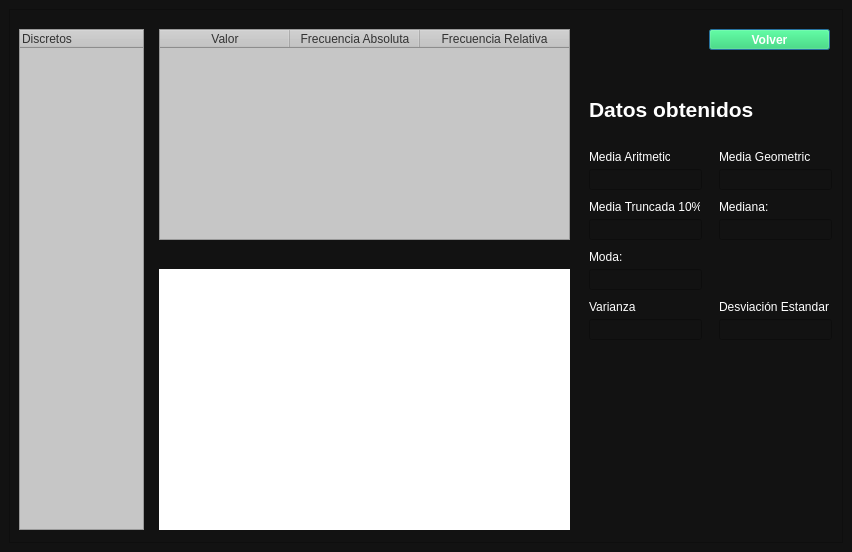
<?xml version="1.0" encoding="UTF-8"?>
<ui version="4.0">
 <class>Principal</class>
 <widget class="QMainWindow" name="Principal">
  <property name="enabled">
   <bool>true</bool>
  </property>
  <property name="geometry">
   <rect>
    <x>0</x>
    <y>0</y>
    <width>852</width>
    <height>552</height>
   </rect>
  </property>
  <property name="windowTitle">
   <string>Probabilidad_Estaditica</string>
  </property>
  <property name="styleSheet">
   <string notr="true">background-color: rgba(18,18,18,1);</string>
  </property>
  <widget class="QWidget" name="centralwidget">
   <layout class="QHBoxLayout" name="horizontalLayout">
    <item>
     <widget class="QFrame" name="frame">
      <property name="enabled">
       <bool>true</bool>
      </property>
      <property name="font">
       <font>
        <kerning>false</kerning>
       </font>
      </property>
      <property name="styleSheet">
       <string notr="true">background-color: rgba(18,18,18,1);
</string>
      </property>
      <property name="frameShape">
       <enum>QFrame::StyledPanel</enum>
      </property>
      <property name="frameShadow">
       <enum>QFrame::Raised</enum>
      </property>
      <widget class="QLabel" name="label_4">
       <property name="geometry">
        <rect>
         <x>710</x>
         <y>190</y>
         <width>91</width>
         <height>16</height>
        </rect>
       </property>
       <property name="styleSheet">
        <string notr="true">color: rgb(255, 255, 255);</string>
       </property>
       <property name="text">
        <string>Mediana:</string>
       </property>
      </widget>
      <widget class="QLineEdit" name="textDesviacion">
       <property name="enabled">
        <bool>false</bool>
       </property>
       <property name="geometry">
        <rect>
         <x>710</x>
         <y>310</y>
         <width>113</width>
         <height>21</height>
        </rect>
       </property>
       <property name="styleSheet">
        <string notr="true">color: rgb(255, 255, 255);</string>
       </property>
      </widget>
      <widget class="QLineEdit" name="textVarianza">
       <property name="enabled">
        <bool>false</bool>
       </property>
       <property name="geometry">
        <rect>
         <x>580</x>
         <y>310</y>
         <width>113</width>
         <height>21</height>
        </rect>
       </property>
       <property name="styleSheet">
        <string notr="true">color: rgb(255, 255, 255);</string>
       </property>
      </widget>
      <widget class="QLabel" name="label_3">
       <property name="geometry">
        <rect>
         <x>580</x>
         <y>190</y>
         <width>111</width>
         <height>16</height>
        </rect>
       </property>
       <property name="styleSheet">
        <string notr="true">color: rgb(255, 255, 255);</string>
       </property>
       <property name="text">
        <string>Media Truncada 10%:</string>
       </property>
      </widget>
      <widget class="QLineEdit" name="TextMediaArtimetica">
       <property name="enabled">
        <bool>false</bool>
       </property>
       <property name="geometry">
        <rect>
         <x>580</x>
         <y>160</y>
         <width>113</width>
         <height>21</height>
        </rect>
       </property>
       <property name="styleSheet">
        <string notr="true">color: rgb(255, 255, 255);</string>
       </property>
      </widget>
      <widget class="QLabel" name="label_5">
       <property name="geometry">
        <rect>
         <x>580</x>
         <y>240</y>
         <width>91</width>
         <height>16</height>
        </rect>
       </property>
       <property name="styleSheet">
        <string notr="true">color: rgb(255, 255, 255);</string>
       </property>
       <property name="text">
        <string>Moda:</string>
       </property>
      </widget>
      <widget class="QLabel" name="label_6">
       <property name="geometry">
        <rect>
         <x>580</x>
         <y>290</y>
         <width>111</width>
         <height>16</height>
        </rect>
       </property>
       <property name="styleSheet">
        <string notr="true">color: rgb(255, 255, 255);</string>
       </property>
       <property name="text">
        <string>Varianza</string>
       </property>
      </widget>
      <widget class="QLineEdit" name="TextMediaTruncada">
       <property name="enabled">
        <bool>false</bool>
       </property>
       <property name="geometry">
        <rect>
         <x>580</x>
         <y>210</y>
         <width>113</width>
         <height>21</height>
        </rect>
       </property>
       <property name="styleSheet">
        <string notr="true">
color: rgb(255, 255, 255);</string>
       </property>
      </widget>
      <widget class="QLabel" name="label_8">
       <property name="geometry">
        <rect>
         <x>710</x>
         <y>290</y>
         <width>121</width>
         <height>16</height>
        </rect>
       </property>
       <property name="styleSheet">
        <string notr="true">color: rgb(255, 255, 255);</string>
       </property>
       <property name="text">
        <string>Desviación Estandar</string>
       </property>
      </widget>
      <widget class="QLabel" name="label_2">
       <property name="geometry">
        <rect>
         <x>710</x>
         <y>140</y>
         <width>91</width>
         <height>16</height>
        </rect>
       </property>
       <property name="styleSheet">
        <string notr="true">color: rgb(255, 255, 255);</string>
       </property>
       <property name="text">
        <string>Media Geometrica:</string>
       </property>
      </widget>
      <widget class="QLabel" name="label">
       <property name="geometry">
        <rect>
         <x>580</x>
         <y>140</y>
         <width>81</width>
         <height>16</height>
        </rect>
       </property>
       <property name="styleSheet">
        <string notr="true">color: rgb(255, 255, 255);</string>
       </property>
       <property name="text">
        <string>Media Aritmetica:</string>
       </property>
      </widget>
      <widget class="QLineEdit" name="TextMediaGeometrica">
       <property name="enabled">
        <bool>false</bool>
       </property>
       <property name="geometry">
        <rect>
         <x>710</x>
         <y>160</y>
         <width>113</width>
         <height>21</height>
        </rect>
       </property>
       <property name="styleSheet">
        <string notr="true">color: rgb(255, 255, 255);</string>
       </property>
      </widget>
      <widget class="QLineEdit" name="TextMediana">
       <property name="enabled">
        <bool>false</bool>
       </property>
       <property name="geometry">
        <rect>
         <x>710</x>
         <y>210</y>
         <width>113</width>
         <height>21</height>
        </rect>
       </property>
       <property name="styleSheet">
        <string notr="true">color: rgb(255, 255, 255);</string>
       </property>
      </widget>
      <widget class="QLineEdit" name="TextModa">
       <property name="enabled">
        <bool>false</bool>
       </property>
       <property name="geometry">
        <rect>
         <x>580</x>
         <y>260</y>
         <width>113</width>
         <height>21</height>
        </rect>
       </property>
       <property name="styleSheet">
        <string notr="true">color: rgb(255, 255, 255);</string>
       </property>
      </widget>
      <widget class="QTableWidget" name="tableDiscretas">
       <property name="geometry">
        <rect>
         <x>10</x>
         <y>20</y>
         <width>125</width>
         <height>501</height>
        </rect>
       </property>
       <property name="styleSheet">
        <string notr="true">background-color: rgb(198, 198, 198);
color: rgb(50, 50, 50);</string>
       </property>
       <property name="verticalScrollBarPolicy">
        <enum>Qt::ScrollBarAsNeeded</enum>
       </property>
       <property name="horizontalScrollBarPolicy">
        <enum>Qt::ScrollBarAsNeeded</enum>
       </property>
       <property name="sizeAdjustPolicy">
        <enum>QAbstractScrollArea::AdjustToContentsOnFirstShow</enum>
       </property>
       <property name="editTriggers">
        <set>QAbstractItemView::NoEditTriggers</set>
       </property>
       <property name="rowCount">
        <number>0</number>
       </property>
       <attribute name="horizontalHeaderCascadingSectionResizes">
        <bool>false</bool>
       </attribute>
       <attribute name="horizontalHeaderMinimumSectionSize">
        <number>10</number>
       </attribute>
       <attribute name="horizontalHeaderDefaultSectionSize">
        <number>100</number>
       </attribute>
       <attribute name="horizontalHeaderHighlightSections">
        <bool>false</bool>
       </attribute>
       <attribute name="horizontalHeaderShowSortIndicator" stdset="0">
        <bool>false</bool>
       </attribute>
       <attribute name="horizontalHeaderStretchLastSection">
        <bool>true</bool>
       </attribute>
       <attribute name="verticalHeaderVisible">
        <bool>true</bool>
       </attribute>
       <attribute name="verticalHeaderCascadingSectionResizes">
        <bool>true</bool>
       </attribute>
       <attribute name="verticalHeaderMinimumSectionSize">
        <number>10</number>
       </attribute>
       <attribute name="verticalHeaderDefaultSectionSize">
        <number>25</number>
       </attribute>
       <attribute name="verticalHeaderHighlightSections">
        <bool>true</bool>
       </attribute>
       <attribute name="verticalHeaderShowSortIndicator" stdset="0">
        <bool>true</bool>
       </attribute>
       <attribute name="verticalHeaderStretchLastSection">
        <bool>false</bool>
       </attribute>
       <column>
        <property name="text">
         <string>Discretos</string>
        </property>
        <property name="textAlignment">
         <set>AlignLeading|AlignVCenter</set>
        </property>
       </column>
      </widget>
      <widget class="MplWidget" name="MplWidget" native="true">
       <property name="geometry">
        <rect>
         <x>150</x>
         <y>260</y>
         <width>411</width>
         <height>261</height>
        </rect>
       </property>
       <property name="styleSheet">
        <string notr="true">background-color: rgb(255, 255, 255);</string>
       </property>
      </widget>
      <widget class="QTableWidget" name="tableFrecuencia">
       <property name="geometry">
        <rect>
         <x>150</x>
         <y>20</y>
         <width>411</width>
         <height>211</height>
        </rect>
       </property>
       <property name="styleSheet">
        <string notr="true">background-color: rgb(198, 198, 198);
color: rgb(50, 50, 50);</string>
       </property>
       <property name="editTriggers">
        <set>QAbstractItemView::NoEditTriggers</set>
       </property>
       <attribute name="horizontalHeaderDefaultSectionSize">
        <number>130</number>
       </attribute>
       <attribute name="horizontalHeaderShowSortIndicator" stdset="0">
        <bool>false</bool>
       </attribute>
       <attribute name="horizontalHeaderStretchLastSection">
        <bool>true</bool>
       </attribute>
       <attribute name="verticalHeaderVisible">
        <bool>false</bool>
       </attribute>
       <attribute name="verticalHeaderHighlightSections">
        <bool>true</bool>
       </attribute>
       <column>
        <property name="text">
         <string>Valor</string>
        </property>
       </column>
       <column>
        <property name="text">
         <string>Frecuencia Absoluta</string>
        </property>
       </column>
       <column>
        <property name="text">
         <string>Frecuencia Relativa</string>
        </property>
       </column>
      </widget>
      <widget class="QLabel" name="label_7">
       <property name="geometry">
        <rect>
         <x>580</x>
         <y>80</y>
         <width>181</width>
         <height>41</height>
        </rect>
       </property>
       <property name="font">
        <font>
         <pointsize>16</pointsize>
         <weight>75</weight>
         <bold>true</bold>
        </font>
       </property>
       <property name="styleSheet">
        <string notr="true">color: rgb(255, 255, 255);</string>
       </property>
       <property name="text">
        <string>Datos obtenidos</string>
       </property>
      </widget>
      <widget class="QPushButton" name="Volver">
       <property name="geometry">
        <rect>
         <x>700</x>
         <y>20</y>
         <width>121</width>
         <height>21</height>
        </rect>
       </property>
       <property name="cursor">
        <cursorShape>PointingHandCursor</cursorShape>
       </property>
       <property name="styleSheet">
        <string notr="true">background-color: rgba(30, 215, 96,0.65);
color: white;
font:bold;

</string>
       </property>
       <property name="text">
        <string>Volver</string>
       </property>
       <property name="checkable">
        <bool>false</bool>
       </property>
       <property name="checked">
        <bool>false</bool>
       </property>
       <property name="default">
        <bool>true</bool>
       </property>
       <property name="flat">
        <bool>false</bool>
       </property>
      </widget>
     </widget>
    </item>
   </layout>
  </widget>
 </widget>
 <customwidgets>
  <customwidget>
   <class>MplWidget</class>
   <extends>QWidget</extends>
   <header>Model.mplwidget.h</header>
   <container>1</container>
  </customwidget>
 </customwidgets>
 <resources/>
 <connections/>
</ui>
